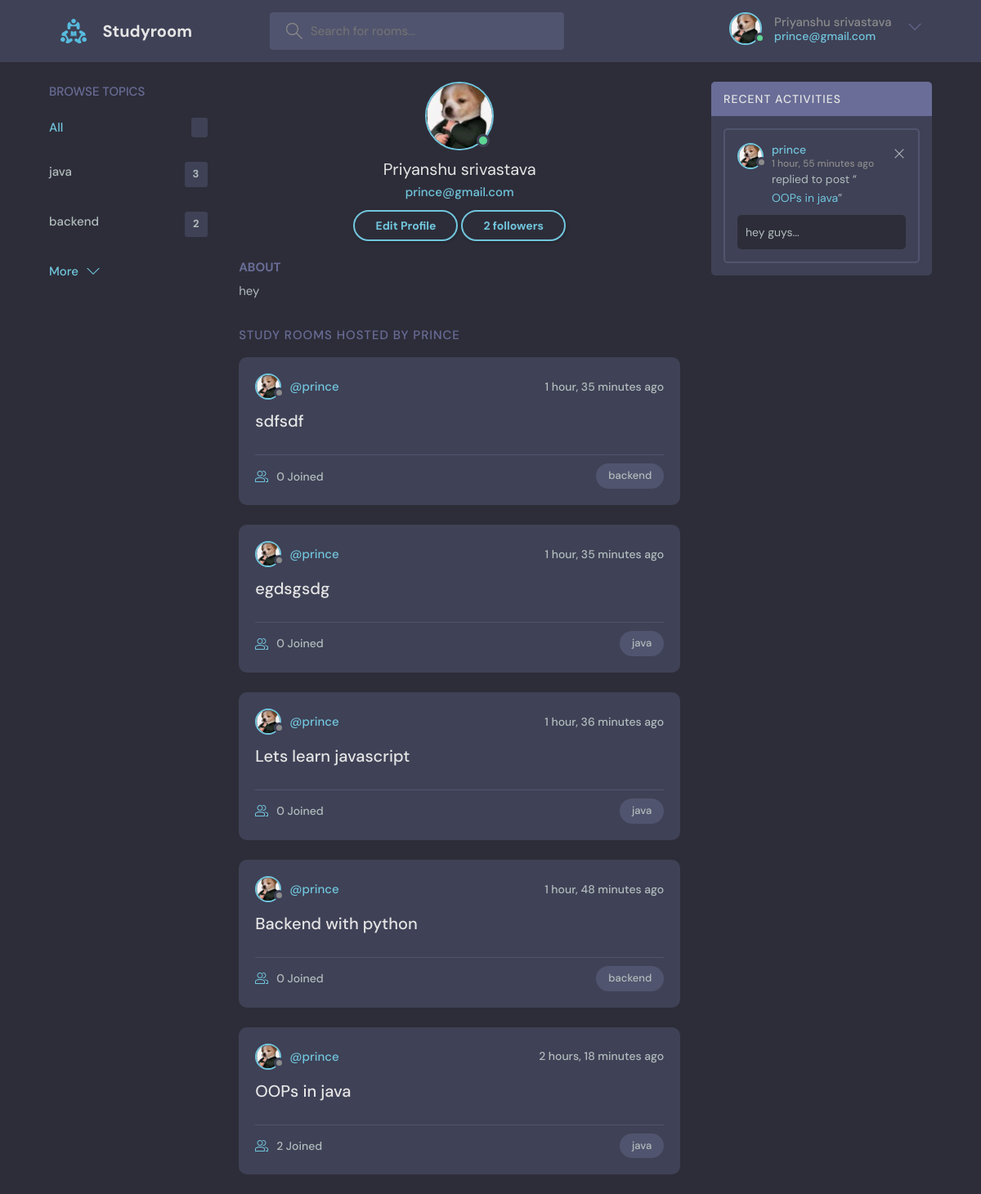
Page /user_profile/1/ (signed in) on the committed database.
### base/models.py (models this page shows, shortened)
class User(AbstractUser):
    name=models.CharField(max_length=200,null=True)
    bio=models.TextField(null=True)
    email=models.CharField(unique=True)
    avatar=models.ImageField(null=True,default='avatar.svg')
    followers=models.ManyToManyField('self',related_name='following',symmetrical=False,blank=True)
    USERNAME_FIELD='email'
    REQUIRED_FIELDS=[]

class topic(models.Model):
    name=models.CharField(max_length=150)
    def __str__(self):
        return self.name

class Room(models.Model):
    host=models.ForeignKey(User,on_delete=models.SET_NULL,null=True)
    topic=models.ForeignKey(topic,on_delete=models.SET_NULL,null=True)
    name=models.CharField(max_length=150)
    description=models.TextField(null=True,blank=True)
    members=models.ManyToManyField(User,related_name='member',blank=True)
    updated=models.DateTimeField(auto_now=True)
    created=models.DateTimeField(auto_now_add=True)
    class Meta:
        ordering=['-updated','-created']

class message(models.Model):
    user=models.ForeignKey(User,on_delete=models.CASCADE)
    room=models.ForeignKey(Room,on_delete=models.SET_NULL,null=True)
    body=models.TextField()
    edit=models.BooleanField(default=False)
    updated=models.DateTimeField(auto_now=True)
    created=models.DateTimeField(auto_now_add=True)
    class Meta:
        ordering=['-updated','-created']
    def __str__(self):
        return self.body[0:50]

### base/views.py (the view)
# urls.py: path('user_profile/<str:pk>/',views.user_profile,name="userProfile"),
@login_required(login_url='login')
def user_profile(request,pk):
    host=User.objects.get(id=pk)
    mussage=host.message_set.all().order_by('-created')[:5]
    rooms=host.room_set.all()
    topics=topic.objects.all()[:4]
    is_following=host.followers.filter(id=request.user.id).exists()
    q=request.GET.get('q','')
    if q == 'follow':
        host.followers.add(request.user)
        host.save()
        return redirect('userProfile',pk=host.id)
    elif q == 'unfollow':
        host.followers.remove(request.user)
        host.save()
        return redirect('userProfile',pk=host.id)
    elif q == 'followers':
        follower=host.followers.all()
        return render(request,'followers.html',{'user':host,'topics':topics, 'mussages':mussage, 'followers':follower,'is_following':is_following})
    content={'user':host, 'mussages':mussage, 'rooms':rooms,'topics':topics,'is_following':is_following}
    return render(request,'user_profile.html',content)

### template/user_profile.html (shortened to what this page needs)
{% extends 'main.html' %}
{% block content %}
  <main class="profile-page layout layout--3">
    <div class="container">
      {% include 'topics_component.html' %}
      <div class="roomList">
        <div class="profile">
          <div class="profile__avatar">
            <div class="avatar avatar--large active">
              <img src="{{user.avatar.url}}" />
            </div>
          </div>
          <div class="profile__info">
            <h3>{{user.name}}</h3>
            <p>{{user.email}}</p>
            {% if user == request.user %}
            <a href="{% url 'editUser' %}" class="btn btn--main btn--pill">Edit Profile</a>
            {% endif %}
            <a href="" class="btn btn--main btn--pill">{{user.followers.count}} followers</a>
          </div>
          <div class="profile__about">
            <h3>About</h3>
            <p>
              {{user.bio}}
            </p>
          </div>
        </div>
        <div class="roomList__header">
          <div>
            <h2>Study Rooms Hosted by {{user.username}}</a>
            </h2>
          </div>
        </div>
        {% include 'feed_component.html' %}
      </div>
      {% include 'activity_component.html' %}
    </div>
  </main>
  {% endblock %}

### template/navbar.html (shortened to what this page needs)
{% load static %}
<header class="header header--loggedIn">
      <div class="container">
        <a href="{% url 'home' %}" class="header__logo">
          <img src="{% static 'images/logo.svg' %}" />
          <h1>Studyroom</h1>
        </a>
        <form class="header__search" method="get" action="{% url 'home' %}">
          <label>
            <input name="q" placeholder="Search for rooms..." />
          </label>
        </form>
        <nav class="header__menu">
          {% if request.user.is_authenticated %}
          <div class="header__user">
            <a href="{% url 'userProfile' request.user.id %}">
              <div class="avatar avatar--medium active">
                <img src="{{request.user.avatar.url}}" />
              </div>
              <p>{{request.user.name}} <span>{{request.user}}</span></p>
            </a>
            <button class="dropdown-button">
              <svg version="1.1" xmlns="http://www.w3.org/2000/svg" width="32" height="32" viewBox="0 0 32 32">
                <title>chevron-down</title>
                <path d="M16 21l-13-13h-3l16 16 16-16h-3l-13 13z"></path>
              </svg>
            </button>
          </div>
          {% else %}
          <a href="{% url 'login' %}">
            <img src="{% static 'images/avatar.svg' %}" />
            <p>Login</p>
          </a>
            {% endif %}
        </nav>
      </div>
    </header>

### template/topics_component.html
<div class="topics">
          <div class="topics__header">
            <h2>Browse Topics</h2>
          </div>
          <ul class="topics__list">
            <li>
              <a href="{% url 'home' %}" class="active">All <span>{{topic_count}}</span></a>
            </li>
            {% for topic in topics %}
            <li>
              <a href="{% url 'home' %}?q={{topic.name}}">{{topic.name}} <span>{{topic.room_set.all.count}}</span></a>
            </li>
            {% endfor %}
          </ul>
          <a class="btn btn--link" href="{% url 'topicPage' %}">
            More
            <svg version="1.1" xmlns="http://www.w3.org/2000/svg" width="32" height="32" viewBox="0 0 32 32">
              <title>chevron-down</title>
              <path d="M16 21l-13-13h-3l16 16 16-16h-3l-13 13z"></path>
            </svg>
          </a>
        </div>

### template/feed_component.html (shortened to what this page needs)
        {% for room in rooms %}
          <div class="roomListRoom">
            <div class="roomListRoom__header">
              <a href="{% url 'userProfile' room.host.id %}" class="roomListRoom__author">
                <div class="avatar avatar--small">
                  <img src="{{room.host.avatar.url}}" />
                </div>
                <span>@{{room.host.username}}</span>
              </a>
              <div class="roomListRoom__actions">
                <span>{{room.created | timesince}} ago</span>
              </div>
            </div>
            <div class="roomListRoom__content">
              <a href="{% url 'room' room.id %}">{{room.name}}</a>
            </div>
            <div class="roomListRoom__meta">
              <a href="{% url 'room' room.id %}" class="roomListRoom__joined">
                {{room.members.count}} Joined
              </a>
              <p class="roomListRoom__topic">{{room.topic}}</p>
            </div>
          </div>
        {% endfor %}

### template/activity_component.html
<div class="activities">
          <div class="activities__header">
            <h2>Recent Activities</h2>
          </div>
          {% for msg in mussages %}
          <div class="activities__box">
            <div class="activities__boxHeader roomListRoom__header">
              <a href="{% url 'userProfile' msg.user.id %}" class="roomListRoom__author">
                <div class="avatar avatar--small">
                  <img src="{{msg.user.avatar.url}}" />
                </div>
                <p>
                  {{msg.user.username}}
                  <span>{{msg.created | timesince}} ago</span>
                </p>
              </a>
              <div class="roomListRoom__actions">
                {% if request.user == msg.user %}
                <a href="{% url 'deleteMsg' msg.id %}">
                  <svg version="1.1" xmlns="http://www.w3.org/2000/svg" width="32" height="32" viewBox="0 0 32 32">
                    <title>remove</title>
                    <path
                      d="M27.314 6.019l-1.333-1.333-9.98 9.981-9.981-9.981-1.333 1.333 9.981 9.981-9.981 9.98 1.333 1.333 9.981-9.98 9.98 9.98 1.333-1.333-9.98-9.98 9.98-9.981z"
                    ></path>
                  </svg>
                </a>
                {% endif %}
              </div>
            </div>
            <div class="activities__boxContent">
              <p>replied to post “<a href="{% url 'room' msg.room.id %}">{{msg.room.name}}</a>”</p>
              <div class="activities__boxRoomContent">
                {{msg}}...
              </div>
            </div>
          </div>
          {% endfor %}
        </div>

### rows in the picture
User: user.avatar (picture), user.name "Priyanshu srivastava", user "prince@gmail.com", avatar (picture), name "Priyanshu srivastava", email "prince@gmail.com", followers.count "2", bio "hey", username "PRINCE"
topic: name "java", room_set.all.count "3"
topic: name "backend", room_set.all.count "2"
Room: host.avatar (picture), host.username "prince", created "1 hour, 35 minutes", name "sdfsdf", members.count "0", topic "backend"
Room: host.avatar (picture), host.username "prince", created "1 hour, 35 minutes", name "egdsgsdg", members.count "0", topic "java"
Room: host.avatar (picture), host.username "prince", created "1 hour, 36 minutes", name "Lets learn javascript", members.count "0", topic "java"
Room: host.avatar (picture), host.username "prince", created "1 hour, 48 minutes", name "Backend with python", members.count "0", topic "backend"
Room: host.avatar (picture), host.username "prince", created "2 hours, 18 minutes", name "OOPs in java", members.count "2", topic "java"
message: user.avatar (picture), user.username "prince", created "1 hour, 55 minutes", room.name "OOPs in java", body "hey guys"
